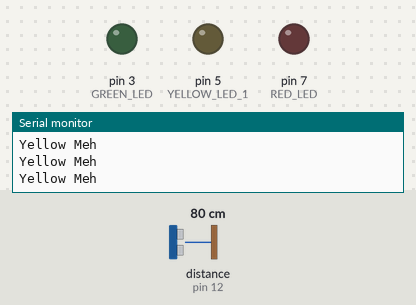
Bench run of a sketch on a simulated Arduino Uno, built with avr-gcc and run on an emulated ATmega328P. Shown: output pins drawn as LEDs (lit = HIGH), the last lines printed to the serial monitor. Wiring (inferred from the names in the program): ultrasonic range finder: trigger pin 12; echo pin 12. The inputs (shaded band) are chosen by the test bench; at power-on: distance to the obstacle (sensor on pin 12) 80 cm. The echo pulse lasts 58.3 µs per cm.

Above: at 1.7 s.
1.8 s: distance to the obstacle (sensor on pin 12) set to 57 cm
4.8 s: distance to the obstacle (sensor on pin 12) set to 46 cm
At 6.1 s:
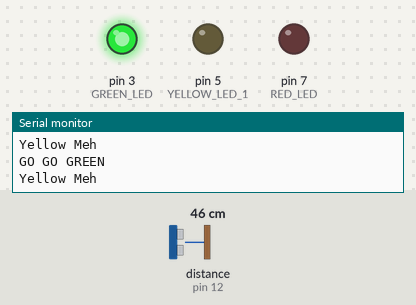
6.4 s: distance to the obstacle (sensor on pin 12) set to 15 cm
7.9 s: distance to the obstacle (sensor on pin 12) set to 11 cm
At 9.1 s:
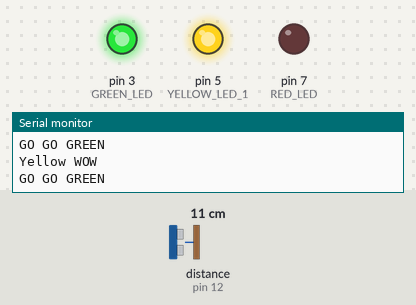
9.4 s: distance to the obstacle (sensor on pin 12) set to 14 cm
10.9 s: distance to the obstacle (sensor on pin 12) set to 17 cm
At 12.0 s:
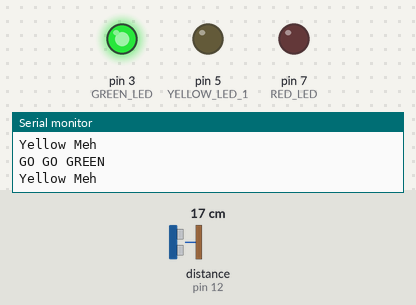
Timing chart, 0 to 13.9 s (numbered marks = the images above; inputs shaded):
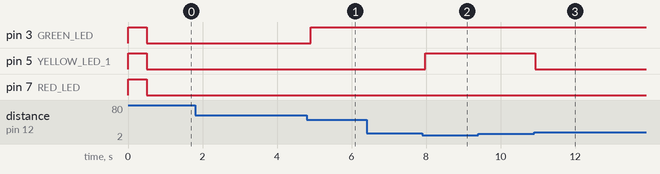

The sketch:

distTest3.ino
```cpp
// Testing the Parallax PING distance sensor with LEDs …
// THIS WORKED!!!

const int pingPin = 12; //setup pingpin as 12

void setup() {
// put your setup code here, to run once:
  Serial.begin(9600);
// set up these pins as outputs

pinMode(3, OUTPUT); // GREEN LED
pinMode(5, OUTPUT); // YELLOW LED 1
pinMode(7, OUTPUT); // RED LED


digitalWrite(3, HIGH);

digitalWrite(5, HIGH);

digitalWrite(7, HIGH);
delay (500);

digitalWrite(3, LOW);

digitalWrite(5, LOW);

digitalWrite(7, LOW);
}

void loop() {
  // put your main code here, to run repeatedly:
  long duration, inches, cm;

  // The PING))) is triggered by a HIGH pulse of 2 or more microseconds.
  // Give a short LOW pulse beforehand to ensure a clean HIGH pulse:
  pinMode(pingPin, OUTPUT);
  digitalWrite(pingPin, LOW);
  delayMicroseconds(2);
  digitalWrite(pingPin, HIGH);
  delayMicroseconds(5);
  digitalWrite(pingPin, LOW);

  // The same pin is used to read the signal from the PING))): a HIGH
  // pulse whose duration is the time (in microseconds) from the sending
  // of the ping to the reception of its echo off of an object.
  pinMode(pingPin, INPUT);
  duration = pulseIn(pingPin, HIGH);

  // convert the time into a distance
  inches = microsecondsToInches(duration);


if (inches < 20) {
  digitalWrite(3, HIGH); // ON
  Serial.println("GO GO GREEN");
  }
if (inches > 20) {
  digitalWrite(3, LOW); // OFF
 }

if (inches < 5) {
    digitalWrite(5, HIGH);
    Serial.println("Yellow WOW");
    }
if (inches >5)  {
    digitalWrite(5, LOW);
    Serial.println("Yellow Meh");
    }

if (inches < 2) {
    digitalWrite(7, HIGH);
    Serial.println("RED HOT");
    }
if (inches > 2) {
    digitalWrite(7, LOW);
    }

  delay(100);
}

long microsecondsToInches(long microseconds)
{
  // According to Parallax's datasheet for the PING))), there are
  // 73.746 microseconds per inch (i.e. sound travels at 1130 feet per
  // second).  This gives the distance travelled by the ping, outbound
  // and return, so we divide by 2 to get the distance of the obstacle.
  // See: http://www.parallax.com/dl/docs/prod/acc/28015-PING-v1.3.pdf
  return microseconds / 74 / 2;
}
```

Measured:
- the behaviour switches between 52 and 51 cm on distance to the obstacle (sensor on pin 12) (found by bisection; images 0 and 1)
- the behaviour switches between 13 and 12 cm on distance to the obstacle (sensor on pin 12) (found by bisection; images 1 and 2)
- the behaviour switches between 15 and 16 cm on distance to the obstacle (sensor on pin 12) (found by bisection; images 2 and 3)
- after the input at 4.8 s, pin 3 (GREEN_LED): LOW → HIGH after 0.10 s
- after the input at 7.9 s, pin 5 (YELLOW_LED_1): LOW → HIGH after 0.08 s
- after the input at 10.9 s, pin 5 (YELLOW_LED_1): HIGH → LOW at once
